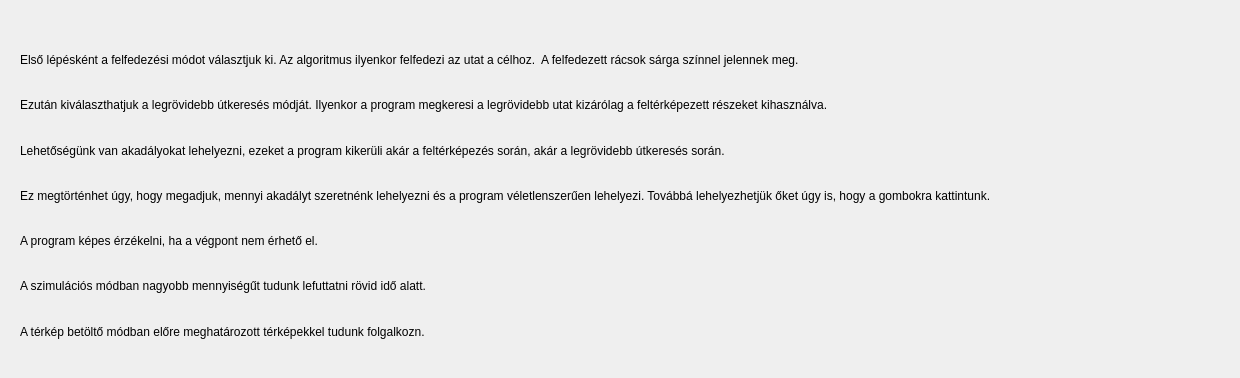
<?xml version="1.0" encoding="UTF-8"?>
<ui version="4.0">
 <class>Tutorial</class>
 <widget class="QDialog" name="Tutorial">
  <property name="geometry">
   <rect>
    <x>0</x>
    <y>0</y>
    <width>1240</width>
    <height>378</height>
   </rect>
  </property>
  <property name="windowTitle">
   <string>Dialog</string>
  </property>
  <widget class="QWidget" name="layoutWidget">
   <property name="geometry">
    <rect>
     <x>20</x>
     <y>40</y>
     <width>1203</width>
     <height>311</height>
    </rect>
   </property>
   <layout class="QVBoxLayout" name="verticalLayout">
    <item>
     <widget class="QLabel" name="label">
      <property name="text">
       <string>Első lépésként a felfedezési módot választjuk ki. Az algoritmus ilyenkor felfedezi az utat a célhoz.  A felfedezett rácsok sárga színnel jelennek meg.</string>
      </property>
     </widget>
    </item>
    <item>
     <widget class="QLabel" name="label_2">
      <property name="text">
       <string>Ezután kiválaszthatjuk a legrövidebb útkeresés módját. Ilyenkor a program megkeresi a legrövidebb utat kizárólag a feltérképezett részeket kihasználva.</string>
      </property>
     </widget>
    </item>
    <item>
     <widget class="QLabel" name="label_3">
      <property name="text">
       <string>Lehetőségünk van akadályokat lehelyezni, ezeket a program kikerüli akár a feltérképezés során, akár a legrövidebb útkeresés során.</string>
      </property>
     </widget>
    </item>
    <item>
     <widget class="QLabel" name="label_4">
      <property name="text">
       <string>Ez megtörténhet úgy, hogy megadjuk, mennyi akadályt szeretnénk lehelyezni és a program véletlenszerűen lehelyezi. Továbbá lehelyezhetjük őket úgy is, hogy a gombokra kattintunk.</string>
      </property>
     </widget>
    </item>
    <item>
     <widget class="QLabel" name="label_5">
      <property name="text">
       <string>A program képes érzékelni, ha a végpont nem érhető el.</string>
      </property>
     </widget>
    </item>
    <item>
     <widget class="QLabel" name="label_6">
      <property name="text">
       <string>A szimulációs módban nagyobb mennyiségűt tudunk lefuttatni rövid idő alatt.</string>
      </property>
     </widget>
    </item>
    <item>
     <widget class="QLabel" name="label_7">
      <property name="text">
       <string>A térkép betöltő módban előre meghatározott térképekkel tudunk folgalkozn.</string>
      </property>
     </widget>
    </item>
   </layout>
  </widget>
 </widget>
 <resources/>
 <connections/>
</ui>
